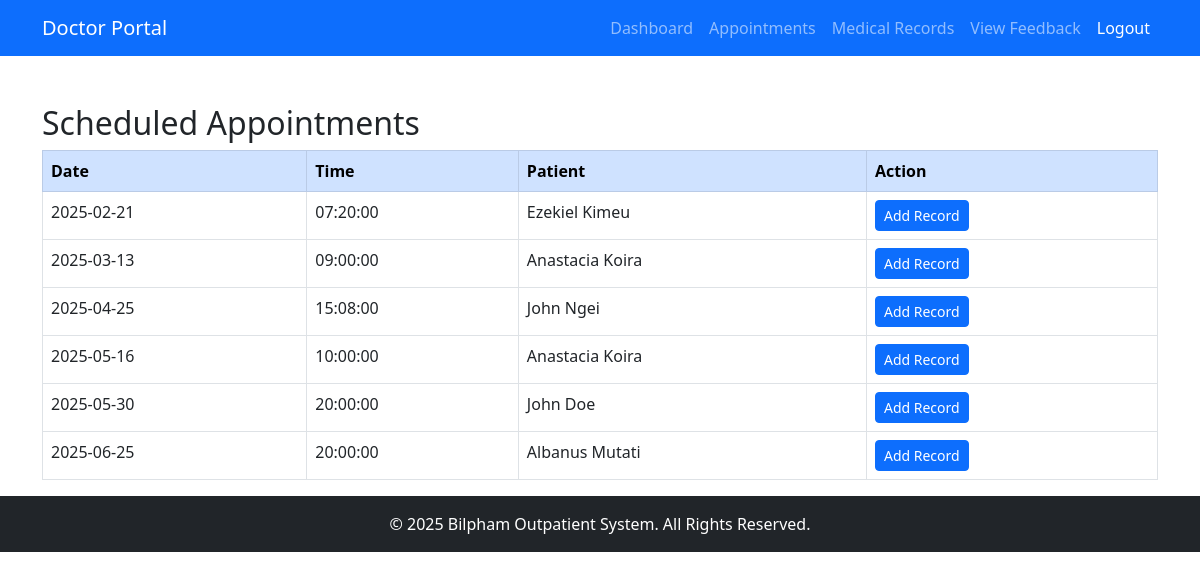
The page /doctors/appointments.php (signed in) on the database its author committed.
### tables this page shows
CREATE TABLE `appointments` (
  `appointment_id` int NOT NULL AUTO_INCREMENT,
  `patient_id` int NOT NULL,
  `doctor_id` int NOT NULL,
  `appointment_date` date NOT NULL,
  `appointment_time` time NOT NULL,
  `status` enum('scheduled','completed','canceled') DEFAULT 'scheduled',
  `created_at` timestamp NULL DEFAULT CURRENT_TIMESTAMP,
  `reason` enum('Routine Check-up','Follow-up','New Symptoms','Chronic Condition','Other') NOT NULL,
  `additional_notes` text,
  PRIMARY KEY (`appointment_id`),
  KEY `patient_id` (`patient_id`),
  KEY `doctor_id` (`doctor_id`),
  CONSTRAINT `appointments_ibfk_1` FOREIGN KEY (`patient_id`) REFERENCES `patients` (`patient_id`) ON DELETE CASCADE,
  CONSTRAINT `appointments_ibfk_2` FOREIGN KEY (`doctor_id`) REFERENCES `users` (`user_id`) ON DELETE CASCADE
);

CREATE TABLE `users` (
  `user_id` int NOT NULL AUTO_INCREMENT,
  `full_name` varchar(100) NOT NULL,
  `email` varchar(100) NOT NULL,
  `password_hash` varchar(255) NOT NULL,
  `phone_number` varchar(15) DEFAULT NULL,
  `role` enum('admin','doctor','patient') NOT NULL,
  `created_at` timestamp NULL DEFAULT CURRENT_TIMESTAMP,
  PRIMARY KEY (`user_id`),
  UNIQUE KEY `email` (`email`)
);

### doctors/appointments.php (the view, shortened to what this page needs)
<?php
require_once "../config/db.php";
$doctor_id = $_SESSION["user_id"];
$query = "SELECT a.appointment_id, a.appointment_date, a.appointment_time, u.full_name AS patient_name
          FROM appointments a
          JOIN patients p ON a.patient_id = p.patient_id
          JOIN users u ON p.user_id = u.user_id
          WHERE a.doctor_id = ? AND a.status = 'scheduled'
          ORDER BY a.appointment_date, a.appointment_time";
$stmt = $conn->prepare($query);
$stmt->bind_param("i", $doctor_id);
$stmt->execute();
$result = $stmt->get_result();
?>
<!DOCTYPE html>
<html>
<head>
    <link rel="stylesheet" href="https://cdn.jsdelivr.net/npm/bootstrap@5.3.0/dist/css/bootstrap.min.css">
</head>
<body>
    <?php include "navbar.php"; ?>
    <div class="container mt-5">
        <h2>Scheduled Appointments</h2>
        <?php if ($result->num_rows > 0): ?>
            <table class="table table-bordered">
                <thead class="table-primary">
                    <tr>
                        <th>Date</th>
                        <th>Time</th>
                        <th>Patient</th>
                        <th>Action</th>
                    </tr>
                </thead>
                <tbody>
                    <?php while ($row = $result->fetch_assoc()): ?>
                        <tr>
                            <td><?= $row['appointment_date'] ?></td>
                            <td><?= $row['appointment_time'] ?></td>
                            <td><?= $row['patient_name'] ?></td>
                            <td>
                                <a href="add_medical_record.php?appointment_id=<?= $row['appointment_id'] ?>" class="btn btn-sm btn-primary">Add Record</a>
                            </td>
                        </tr>
                    <?php endwhile; ?>
                </tbody>
            </table>
        <?php else: ?>
            <p>No scheduled appointments found.</p>
        <?php endif; ?>
    </div>
    <?php include "../partials/footer.php"; ?>
</body>
</html>

### rows shown on the page
appointments: appointment_date "2025-02-21", appointment_time "07:20:00", users.full_name "Ezekiel Kimeu"
appointments: appointment_date "2025-03-13", appointment_time "09:00:00", users.full_name "Anastacia Koira"
appointments: appointment_date "2025-04-25", appointment_time "15:08:00", users.full_name "John Ngei"
appointments: appointment_date "2025-05-16", appointment_time "10:00:00", users.full_name "Anastacia Koira"
appointments: appointment_date "2025-05-30", appointment_time "20:00:00", users.full_name "John Doe"
appointments: appointment_date "2025-06-25", appointment_time "20:00:00", users.full_name "Albanus Mutati"
